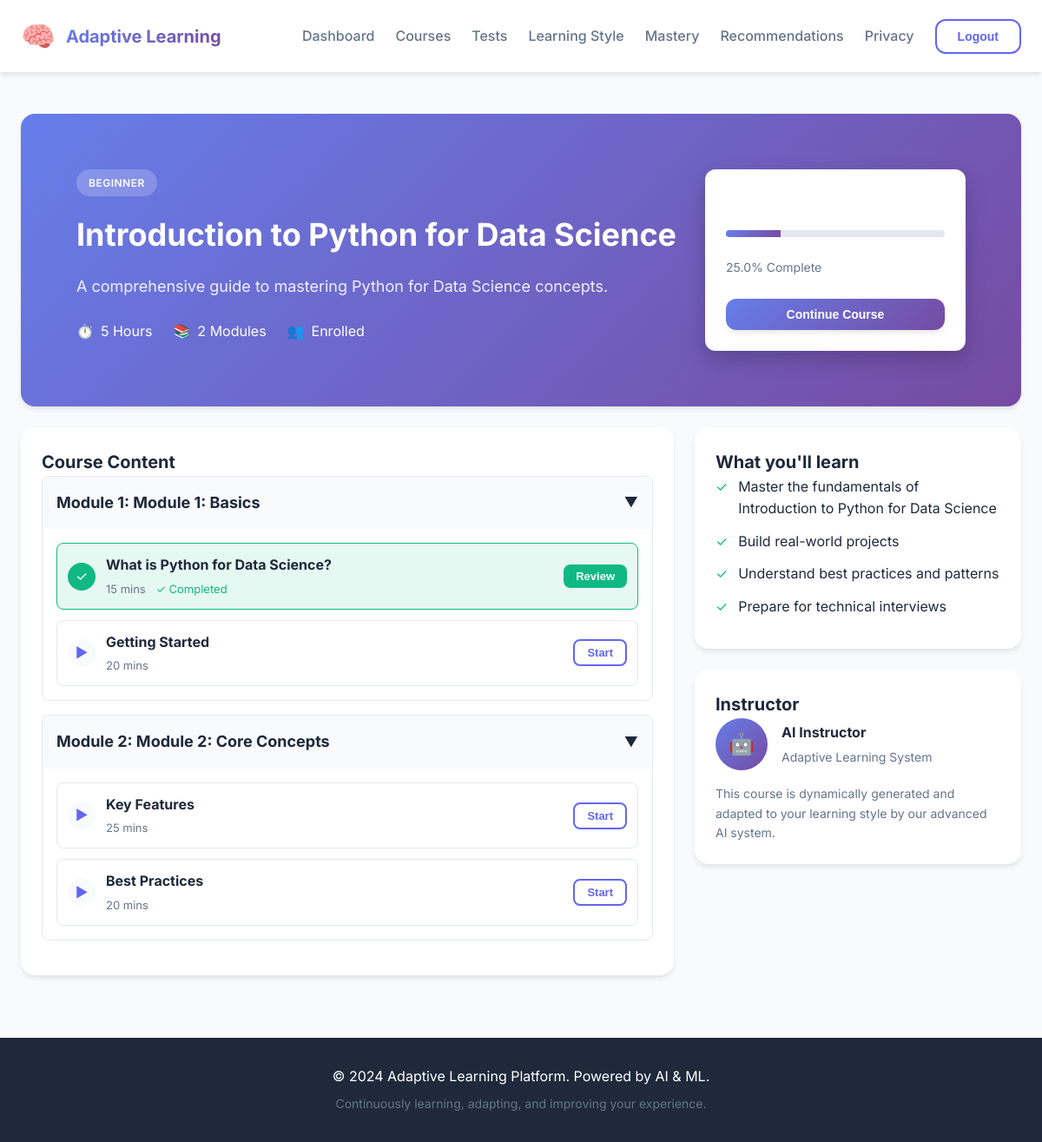
Screenshot of /course/1 (signed in) with the database file from the repository.
### models.py (models this page shows, shortened)
class Course(db.Model):
    __tablename__ = 'courses'
    id = db.Column(db.Integer, primary_key=True)
    title = db.Column(db.String(200), nullable=False)
    description = db.Column(db.Text)
    difficulty = db.Column(db.String(20))  # BEGINNER, INTERMEDIATE, ADVANCED
    duration_hours = db.Column(db.Integer)
    tags = db.Column(db.String(500))  # Comma-separated tags
    instructor_id = db.Column(db.Integer, db.ForeignKey('users.id'))
    created_at = db.Column(db.DateTime, default=datetime.utcnow)

class CourseProgress(db.Model):
    __tablename__ = 'course_progress'
    id = db.Column(db.Integer, primary_key=True)
    user_id = db.Column(db.Integer, db.ForeignKey('users.id'), nullable=False)
    course_id = db.Column(db.Integer, db.ForeignKey('courses.id'), nullable=False)
    status = db.Column(db.String(20), default='NOT_STARTED')  # NOT_STARTED, IN_PROGRESS, COMPLETED
    completion_percentage = db.Column(db.Float, default=0.0)
    lessons_completed = db.Column(db.Integer, default=0)
    total_lessons = db.Column(db.Integer, default=0)
    current_lesson_id = db.Column(db.Integer)
    modules_completed = db.Column(db.Integer, default=0)
    total_modules = db.Column(db.Integer, default=0)
    current_module_id = db.Column(db.Integer)
    quizzes_attempted = db.Column(db.Integer, default=0)
    quizzes_passed = db.Column(db.Integer, default=0)
    average_quiz_score = db.Column(db.Float, default=0.0)
    assignments_completed = db.Column(db.Integer, default=0)
    total_assignments = db.Column(db.Integer, default=0)
    average_assignment_score = db.Column(db.Float, default=0.0)
    total_time_spent_seconds = db.Column(db.Integer, default=0)
    estimated_time_remaining_seconds = db.Column(db.Integer)
    learning_velocity = db.Column(db.Float, default=1.0)
    enrolled_at = db.Column(db.DateTime, default=datetime.utcnow)
    started_at = db.Column(db.DateTime)
    last_accessed = db.Column(db.DateTime, default=datetime.utcnow)
    completed_at = db.Column(db.DateTime)
    user = db.relationship('User', backref=db.backref('course_progress', lazy=True, cascade='all, delete-orphan'))
    course = db.relationship('Course', backref=db.backref('progress_records', lazy=True, cascade='all, delete-orphan'))

class Module(db.Model):
    __tablename__ = 'modules'
    id = db.Column(db.Integer, primary_key=True)
    course_id = db.Column(db.Integer, db.ForeignKey('courses.id'), nullable=False)
    title = db.Column(db.String(200), nullable=False)
    order = db.Column(db.Integer, default=0)
    course = db.relationship('Course', backref=db.backref('modules', lazy=True, cascade='all, delete-orphan'))
    def to_dict(self):
        return {
            'id': self.id,
            'course_id': self.course_id,
            'title': self.title,
            'order': self.order,
            'lessons': [l.to_dict() for l in self.lessons]
        }

class Lesson(db.Model):
    __tablename__ = 'lessons'
    id = db.Column(db.Integer, primary_key=True)
    module_id = db.Column(db.Integer, db.ForeignKey('modules.id'), nullable=False)
    title = db.Column(db.String(200), nullable=False)
    content = db.Column(db.Text)  # Markdown/HTML content (Reading/Writing)
    video_url = db.Column(db.String(500))  # Video content (Visual/Auditory)
    video_id = db.Column(db.String(50))  # YouTube ID
    duration_minutes = db.Column(db.Integer)
    order = db.Column(db.Integer, default=0)
    assignment = db.Column(db.Text)  # Hands-on assignment (Kinesthetic)
    document_url = db.Column(db.String(500))  # Additional reading material (Reading/Writing)
    code_example = db.Column(db.Text)  # Code snippets (Kinesthetic)
    interactive_element = db.Column(db.Text)  # Interactive exercises (Kinesthetic)
    quiz_questions = db.Column(db.Text)  # JSON string of quiz questions (All styles)
    diagram_url = db.Column(db.String(500))  # Diagrams/infographics (Visual)
    module = db.relationship('Module', backref=db.backref('lessons', lazy=True, cascade='all, delete-orphan'))
    def to_dict(self):
        import json
        return {
            'id': self.id,
            'module_id': self.module_id,
            'title': self.title,
            'content': self.content,
            'video_url': self.video_url,
            'video_id': self.video_id,
            'duration_minutes': self.duration_minutes,
            'order': self.order,
            'assignment': self.assignment,
            'document_url': self.document_url,
            'code_example': self.code_example,
            'interactive_element': self.interactive_element,
            'quiz_questions': json.loads(self.quiz_questions) if self.quiz_questions else None,
            'diagram_url': self.diagram_url
        }

### app.py (the view)
@app.route('/course/<int:course_id>')
def course_detail(course_id):
    if 'user_id' not in session:
        return redirect(url_for('index'))
    user_id = session.get('user_id')
    course = Course.query.get_or_404(course_id)
    modules = []
    for module in course.modules:
        mod_dict = module.to_dict()
        mod_dict['lessons'] = sorted(mod_dict['lessons'], key=lambda x: x['order'])
        modules.append(mod_dict)
    modules.sort(key=lambda x: x['order'])
    progress_data = progress_tracking_service.get_course_progress(user_id, course_id)
    progress = progress_data.get('completion_percentage', 0) if progress_data and progress_data.get('enrolled') else 0
    lesson_progress = {}
    if progress_data and progress_data.get('modules'):
        for mod in progress_data['modules']:
            for lesson in mod.get('lessons', []):
                lesson_progress[lesson['lesson_id']] = {
                    'status': lesson['status'],
                    'completion': lesson['completion']
                }
    objectives = [
        f"Master the fundamentals of {course.title}",
        "Build real-world projects",
        "Understand best practices and patterns",
        "Prepare for technical interviews"
    ]
    return render_template(
        'course_detail.html',
        course=course,
        modules=modules,
        objectives=objectives,
        progress=progress,
        lesson_progress=lesson_progress
    )

### templates/course_detail.html (shortened to what this page needs)
{% extends "base.html" %}
{% block content %}
<div class="container">
    <div class="card mb-3" style="background: linear-gradient(135deg, #667eea 0%, #764ba2 100%); color: white;">
        <div style="padding: 40px;">
            <div style="display: flex; justify-content: space-between; align-items: flex-start;">
                <div>
                    <span class="badge"
                        style="background: rgba(255,255,255,0.2); color: white; margin-bottom: 16px; display: inline-block;">
                        {{ course.difficulty }}
                    </span>
                    <h1 style="color: white; margin-bottom: 16px; font-size: 36px;">{{ course.title }}</h1>
                    <p style="font-size: 18px; opacity: 0.9; max-width: 800px; line-height: 1.6;">
                        {{ course.description }}
                    </p>
                    <div style="margin-top: 24px; display: flex; gap: 24px;">
                        <div style="display: flex; align-items: center; gap: 8px;">
                            <span>⏱️</span>
                            <span>{{ course.duration_hours }} Hours</span>
                        </div>
                        <div style="display: flex; align-items: center; gap: 8px;">
                            <span>📚</span>
                            <span>{{ modules|length }} Modules</span>
                        </div>
                        <div style="display: flex; align-items: center; gap: 8px;">
                            <span>👥</span>
                            <span>{{ course.enrolled_count }} Enrolled</span>
                        </div>
                    </div>
                </div>
                <div
                    style="background: white; padding: 24px; border-radius: 12px; color: var(--text); min-width: 300px; box-shadow: 0 10px 25px rgba(0,0,0,0.2);">
                    <h3 style="margin-bottom: 16px;">Start Learning</h3>
                    <div class="progress-bar mb-3">
                        <div class="progress-fill" style="width: {{ progress }}%"></div>
                    </div>
                    <p class="text-gray mb-3" style="font-size: 14px;">{{ progress }}% Complete</p>
                    <button class="btn btn-primary" style="width: 100%; justify-content: center;" {% if modules and
                        modules[0].lessons %} onclick="playLesson({{ modules[0].lessons[0].id }})" {% endif %}>
                        {{ 'Continue Course' if progress > 0 else 'Start Course' }}
                    </button>
                </div>
            </div>
        </div>
    </div>
    <div style="display: grid; grid-template-columns: 2fr 1fr; gap: 24px;">
        <div>
            <div class="card mb-3">
                <h2 class="card-title">Course Content</h2>
                <div class="accordion">
                    {% for module in modules %}
                    <div class="module-item"
                        style="border: 1px solid var(--border); border-radius: 8px; margin-bottom: 16px; overflow: hidden;">
                        <div class="module-header"
                            style="background: var(--light); padding: 16px; cursor: pointer; display: flex; justify-content: space-between; align-items: center;"
                            onclick="toggleModule({{ loop.index }})">
                            <h3 style="font-size: 18px; margin: 0;">Module {{ loop.index }}: {{ module.title }}</h3>
                            <span>▼</span>
                        </div>
                        <div id="module-{{ loop.index }}" class="module-content" style="padding: 16px;">
                            {% if module.lessons %}
                            <div style="display: flex; flex-direction: column; gap: 12px;">
                                {% for lesson in module.lessons %}
                                {% set lesson_status = lesson_progress.get(lesson.id, {}) if lesson_progress else {} %}
                                {% set is_completed = lesson_status.get('status') == 'COMPLETED' %}
                                <div class="lesson-item {% if is_completed %}lesson-completed{% endif %}"
                                    style="display: flex; align-items: center; gap: 12px; padding: 12px; border-radius: 8px; background: {% if is_completed %}rgba(16, 185, 129, 0.1){% else %}white{% endif %}; border: 1px solid {% if is_completed %}var(--success){% else %}var(--border){% endif %};">
                                    <div
                                        style="width: 32px; height: 32px; background: {% if is_completed %}var(--success){% else %}var(--light){% endif %}; border-radius: 50%; display: flex; align-items: center; justify-content: center; color: {% if is_completed %}white{% else %}var(--primary){% endif %};">
                                        {% if is_completed %}✓{% else %}▶{% endif %}
                                    </div>
                                    <div style="flex: 1;">
                                        <h4 style="margin: 0; font-size: 16px;">{{ lesson.title }}</h4>
                                        <p style="margin: 4px 0 0; font-size: 13px; color: var(--gray);">
                                            {{ lesson.duration_minutes }} mins
                                            {% if is_completed %}<span style="color: var(--success); margin-left: 8px;">✓ Completed</span>{% endif %}
                                        </p>
                                    </div>
                                    <button class="btn {% if is_completed %}btn-success{% else %}btn-outline{% endif %} btn-sm"
                                        onclick="playLesson({{ lesson.id }})">
                                        {% if is_completed %}Review{% else %}Start{% endif %}
                                    </button>
                                </div>
                                {% endfor %}
                            </div>
                            {% else %}
                            <p class="text-gray">No lessons in this module yet.</p>
                            {% endif %}
                        </div>
                    </div>
                    {% endfor %}
                </div>
            </div>
        </div>
        <div>
            <div class="card mb-3">
                <h3 class="card-title" style="font-size: 20px;">What you'll learn</h3>
                <ul style="list-style: none; padding: 0; margin: 0;">
                    {% for objective in objectives %}
                    <li style="display: flex; gap: 12px; margin-bottom: 12px; align-items: flex-start;">
                        <span style="color: var(--success);">✓</span>
                        <span>{{ objective }}</span>
                    </li>
                    {% endfor %}
                </ul>
            </div>
            <div class="card">
                <h3 class="card-title" style="font-size: 20px;">Instructor</h3>
                <div style="display: flex; align-items: center; gap: 16px;">
                    <div
                        style="width: 60px; height: 60px; background: linear-gradient(135deg, #667eea 0%, #764ba2 100%); border-radius: 50%; display: flex; align-items: center; justify-content: center; color: white; font-size: 24px;">
                        🤖
                    </div>
                    <div>
                        <h4 style="margin: 0;">AI Instructor</h4>
                        <p class="text-gray" style="margin: 4px 0 0; font-size: 14px;">Adaptive Learning System</p>
                    </div>
                </div>
                <p style="margin-top: 16px; font-size: 14px; color: var(--gray);">
                    This course is dynamically generated and adapted to your learning style by our advanced AI system.
                </p>
            </div>
        </div>
    </div>
</div>
{% endblock %}

### templates/base.html (shortened to what this page needs)
<!DOCTYPE html>
<html lang="en">
<head>
    <link rel="stylesheet" href="{{ url_for('static', filename='css/style.css') }}">
</head>
<body>
    <nav class="navbar">
        <div class="container">
            <div class="nav-brand">
                <span class="logo">🧠</span>
                <span class="brand-name">Adaptive Learning</span>
            </div>
            <div class="nav-links">
                <a href="{{ url_for('dashboard') }}" class="nav-link">Dashboard</a>
                <a href="{{ url_for('courses_page') }}" class="nav-link">Courses</a>
                <a href="{{ url_for('tests_page') }}" class="nav-link">Tests</a>
                <a href="{{ url_for('learning_style_page') }}" class="nav-link">Learning Style</a>
                <a href="{{ url_for('concept_mastery_page') }}" class="nav-link">Mastery</a>
                <a href="{{ url_for('recommendations_page') }}" class="nav-link">Recommendations</a>
                <a href="{{ url_for('privacy_page') }}" class="nav-link">Privacy</a>
                <button onclick="logout()" class="btn btn-outline">Logout</button>
            </div>
        </div>
    </nav>
    <main class="main-content">
        {% block content %}{% endblock %}
    </main>
    <footer class="footer">
        <div class="container">
            <p>&copy; 2024 Adaptive Learning Platform. Powered by AI & ML.</p>
            <p class="footer-tagline">Continuously learning, adapting, and improving your experience.</p>
        </div>
    </footer>
</body>
</html>

### rows the page displays
Course: difficulty "BEGINNER", title "Introduction to Python for Data Science", description "A comprehensive guide to mastering Python for Data Science concepts.", duration_hours "5"
CourseProgress: completion_percentage "25.0", completion_percentage "Continue Course"
Module: title "Module 1: Basics"
Lesson: title "What is Python for Data Science?", duration_minutes "15", shows "✓ Completed", shows "Review"
Lesson: title "Getting Started", duration_minutes "20"
Module: title "Module 2: Core Concepts"
Lesson: title "Key Features", duration_minutes "25", shows "Start"
Lesson: title "Best Practices", duration_minutes "20", shows "Start"

### other values shown
{{ modules|length }} "2"
{{ objective }} "Master the fundamentals of Introduction to Python for Data Science" "Build real-world projects" "Understand best practices and patterns" "Prepare for technical interviews"
